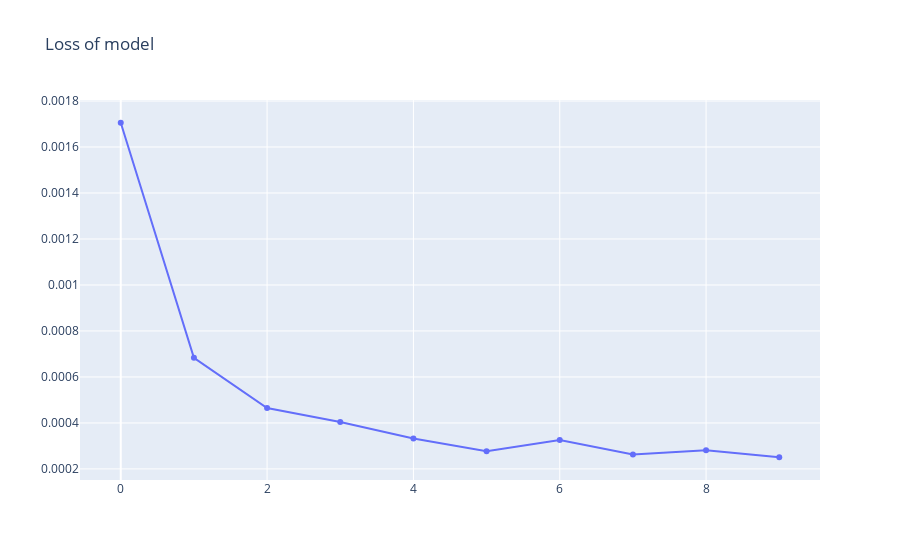

The cell this chart's notebook holds for it:
### Code cell
import plotly.graph_objects as go

# Plot training & validation accuracy values
fig = go.Figure()

fig.add_trace(go.Scatter(y = history.history['loss'],
                    mode='lines+markers',
                    name='Training loss'))
fig.update_layout(title_text = 'Loss of model')
fig.show()

### Figure 1 — Plotly figure (JSON) as saved in the notebook; plotly's stock layout.template omitted (floating-point values rounded to 4 significant figures)
{"data": [{"mode": "lines+markers", "name": "Training loss", "type": "scatter", "y": [0.001706, 0.0006834, 0.0004649, 0.0004044, 0.000332, 0.0002773, 0.0003258, 0.0002631, 0.0002812, 0.0002508]}], "layout": {"title": {"text": "Loss of model"}}}
